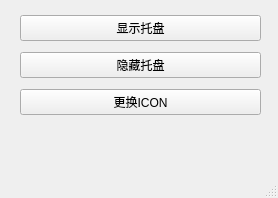
<?xml version="1.0" encoding="UTF-8"?>
<ui version="4.0">
 <class>MainWindow</class>
 <widget class="QMainWindow" name="MainWindow">
  <property name="geometry">
   <rect>
    <x>0</x>
    <y>0</y>
    <width>278</width>
    <height>198</height>
   </rect>
  </property>
  <property name="windowTitle">
   <string>MainWindow</string>
  </property>
  <widget class="QWidget" name="centralwidget">
   <widget class="QWidget" name="verticalLayoutWidget">
    <property name="geometry">
     <rect>
      <x>20</x>
      <y>10</y>
      <width>241</width>
      <height>111</height>
     </rect>
    </property>
    <layout class="QVBoxLayout" name="verticalLayout">
     <item>
      <widget class="QPushButton" name="pushButtonShowTray">
       <property name="text">
        <string>显示托盘</string>
       </property>
      </widget>
     </item>
     <item>
      <widget class="QPushButton" name="pushButtonHideTray">
       <property name="text">
        <string>隐藏托盘</string>
       </property>
      </widget>
     </item>
     <item>
      <widget class="QPushButton" name="pushButtonChangIcon">
       <property name="text">
        <string>更换ICON</string>
       </property>
      </widget>
     </item>
    </layout>
   </widget>
  </widget>
  <widget class="QMenuBar" name="menubar">
   <property name="geometry">
    <rect>
     <x>0</x>
     <y>0</y>
     <width>278</width>
     <height>22</height>
    </rect>
   </property>
  </widget>
  <widget class="QStatusBar" name="statusbar"/>
 </widget>
 <resources/>
 <connections/>
</ui>
